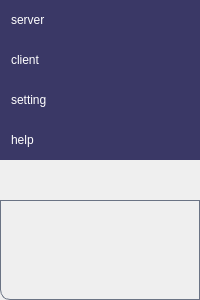
        <widget class="QWidget" name="tab_bar" native="true">
         <property name="sizePolicy">
          <sizepolicy hsizetype="Fixed" vsizetype="Preferred">
           <horstretch>0</horstretch>
           <verstretch>0</verstretch>
          </sizepolicy>
         </property>
         <property name="minimumSize">
          <size>
           <width>80</width>
           <height>0</height>
          </size>
         </property>
         <property name="autoFillBackground">
          <bool>false</bool>
         </property>
         <property name="styleSheet">
          <string notr="true">QWidget#tab_bar {
	background-color: #3a3866;
	border-bottom-left-radius: 10;
}
QRadioButton {
	height: 40px;
	padding-left: 4px;
	background-color: #3a3866;
	color: #FFFFFF;
}

QRadioButton::hover {
	border: 1px solid #2e2a52;
	background-color: #2e2a52;
}

QRadioButton::checked {
	border: 1px solid #2e2a52;
	background-color: #2e2a52;
}

QRadioButton::indicator {
    width: 1px;
    height: 1px;
	color: #3a3866;
	background-color: #3a3866;
}</string>
         </property>
         <layout class="QVBoxLayout" name="verticalLayout_2">
          <property name="spacing">
           <number>0</number>
          </property>
          <property name="leftMargin">
           <number>0</number>
          </property>
          <property name="topMargin">
           <number>0</number>
          </property>
          <property name="rightMargin">
           <number>0</number>
          </property>
          <property name="bottomMargin">
           <number>0</number>
          </property>
          <item>
           <widget class="QRadioButton" name="server">
            <property name="text">
             <string>server</string>
            </property>
           </widget>
          </item>
          <item>
           <widget class="QRadioButton" name="client">
            <property name="text">
             <string>client</string>
            </property>
           </widget>
          </item>
          <item>
           <widget class="QRadioButton" name="setting">
            <property name="text">
             <string>setting</string>
            </property>
           </widget>
          </item>
          <item>
           <widget class="QRadioButton" name="help">
            <property name="text">
             <string>help</string>
            </property>
           </widget>
          </item>
          <item>
           <spacer name="verticalSpacer">
            <property name="orientation">
             <enum>Qt::Vertical</enum>
            </property>
            <property name="sizeHint" stdset="0">
             <size>
              <width>20</width>
              <height>40</height>
             </size>
            </property>
           </spacer>
          </item>
          <item>
           <widget class="QLabel" name="label_2">
            <property name="sizePolicy">
             <sizepolicy hsizetype="Preferred" vsizetype="Fixed">
              <horstretch>0</horstretch>
              <verstretch>0</verstretch>
             </sizepolicy>
            </property>
            <property name="minimumSize">
             <size>
              <width>0</width>
              <height>100</height>
             </size>
            </property>
            <property name="styleSheet">
             <string notr="true">QLabel {
	border: 1px solid #6A7384;
	background-color: transparent;
	border-bottom-left-radius: 10;
	border-image: url(:/icons/widget/background.png);
}</string>
            </property>
            <property name="text">
             <string/>
            </property>
           </widget>
          </item>
         </layout>
        </widget>
